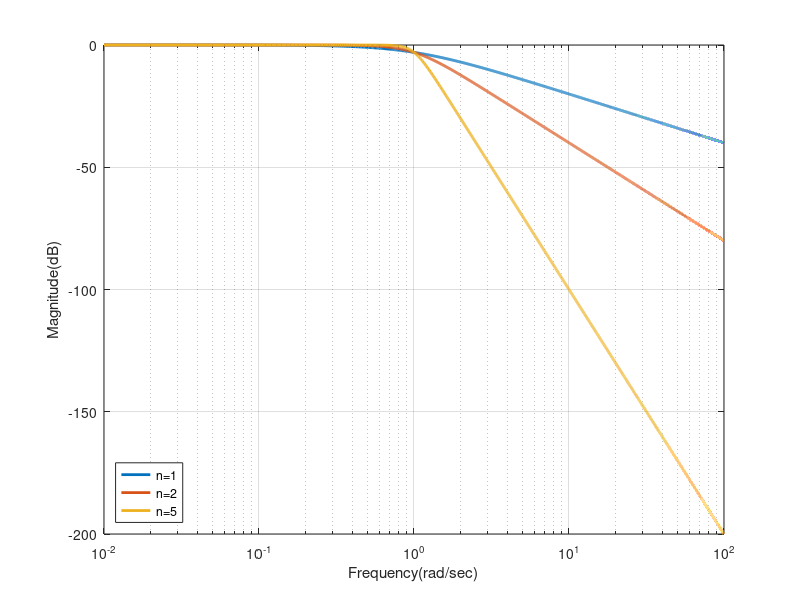

Recreate this plot in MATLAB. (Note: this script raises an error after producing the figure.)
clc
% clear all
close all

freq = 0.01:0.01:100 ;

[z,p,k] = buttap(1) ;
TF1 = zpk(z,p,k) ;
[mag,phase] = bode(TF1,freq) ;
MagdB(1,:) = 20*log10(mag(:)') ;

[z,p,k] = buttap(2) ;
TF2 = zpk(z,p,k) ;
[mag,phase] = bode(TF2,freq) ;
MagdB(2,:) = 20*log10(mag(:)') ;

[z,p,k] = buttap(5) ;
TF5 = zpk(z,p,k) ;
[mag,phase] = bode(TF5,freq) ;
MagdB(3,:) = 20*log10(mag(:)') ;

figure(1)
semilogx(freq,MagdB,'linewidth',2)
legend('n=1','n=2','n=5','Location','SouthWest')
grid on
xlabel('Frequency(rad/sec)')
ylabel('Magnitude(dB)')

%%
% fs = 1 ;
data_length = 1e4 ;
% f = (1:data_length)/(2*data_length)*fs ;

%  x = wgn(data_length,1,0);
%  myfft(x) ; 
 y(:,1) = lsim(TF1,x,0:data_length-1);
 y(:,2) = lsim(TF2,x,0:length(x)-1);
 y(:,3) = lsim(TF5,x,0:length(x)-1);

 myfft(y(:,1));







% figure()  
% plot(x,'k','linewidth',2)
% hold on
% plot(y(:,1),'b','linewidth',2)
% xlabel('$t$','Interpreter','latex','fontsize',14)
% ylabel('value')
% title('1st-order Butterworth filter')
% 
% figure()
% plot(x,'k','linewidth',2)
% hold on
% plot(y(:,2),'g','linewidth',2)
% xlabel('$t$','Interpreter','latex','fontsize',14)
% ylabel('value')
% title('2nd-order Butterworth filter')
% 
% figure()
% plot(x,'k','linewidth',2)
% hold on
% plot(y(:,3),'r','linewidth',2)
% xlabel('time(sec)')
% ylabel('value')
% title('5th-order Butterworth filter')
Rxx = xcorr(x,'biased' ) ; 
Rxx1 = xcorr( y(:,1),'biased' ) ; 
Rxx2 = xcorr( y(:,2),'biased' ) ; 
Rxx3 = xcorr( y(:,3),'biased' ) ; 

Sxx = fft(Rxx) ;
Sx1 = fft(Rxx1) ;
Sx2 = fft(Rxx2) ;
Sx3 = fft(Rxx3) ;

Sxx = 10*log10(abs(Sxx(1:data_length,:)))' ;
Sx(1,:) = 10*log10(abs(Sx1(1:data_length,:)))' ;
Sx(2,:) = 10*log10(abs(Sx2(1:data_length,:)))' ;
Sx(3,:) = 10*log10(abs(Sx3(1:data_length,:)))' ;

% figure(1)
% semilogx(2*pi*f,Sxx,'k','linewidth',2)
% % figure()
% hold on
% semilogx(2*pi*f,Sx(1,:),'b','linewidth',2)
% hold on
% semilogx(freq,MagdB(3,:),'k','linewidth',2)
% axis([0.005 10 -30 10])
% xlabel('Frequency(rad/sec)')
% ylabel('Magnitude(dB)')
% title('1st-order Butterworth filter')